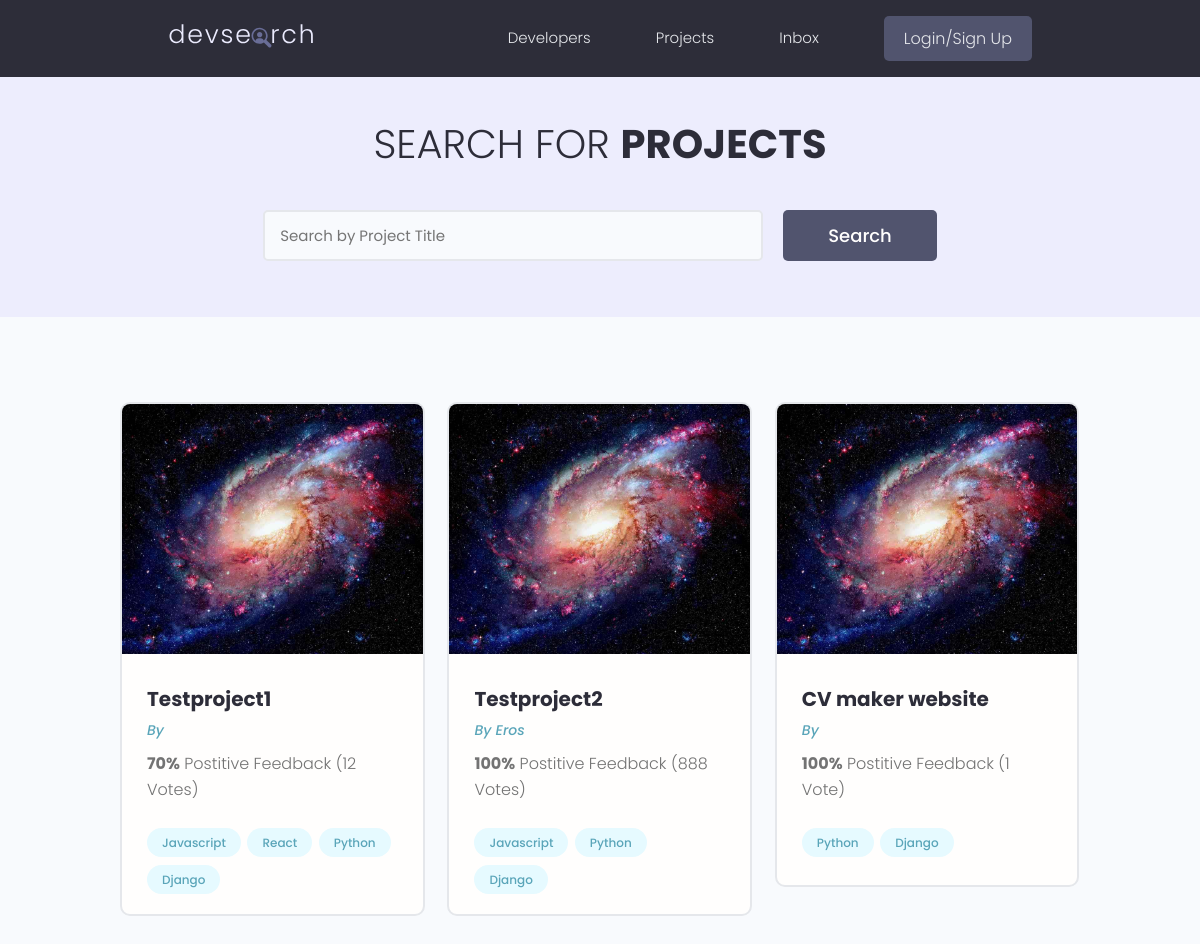
Page /projects/ on the earlier database version.
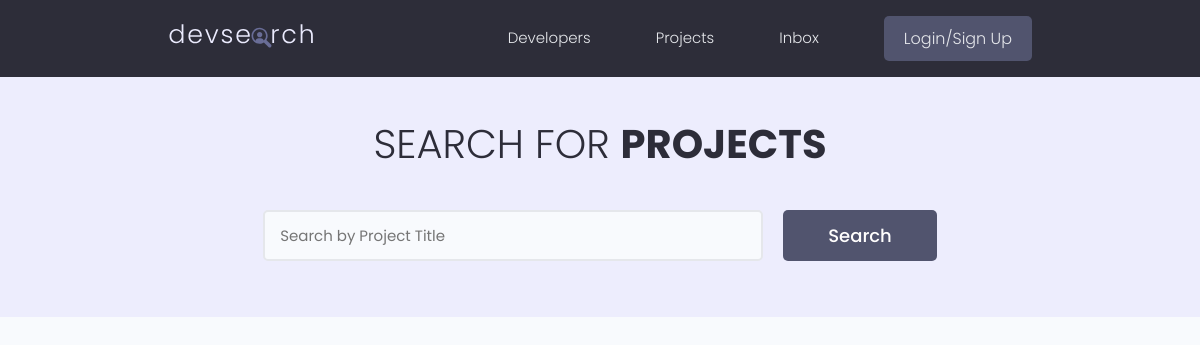
Same page on the later database version.
### projects/models.py (models this page shows, shortened)
class Project(models.Model):
    owner = models.ForeignKey(Profile, null=True, blank=True, on_delete=models.CASCADE)
    title = models.CharField(max_length=200)
    description = models.TextField(null=True, blank=True)
    featured_image = models.ImageField(
        default="default.jpg", null=True, blank=True)
    demo_link = models.CharField(max_length=2000, null=True, blank=True)
    source_field = models.CharField(max_length=2000, null=True, blank=True)
    tags = models.ManyToManyField('Tag', blank=True)
    vote_total = models.IntegerField(default=0, null=True, blank=True)
    vote_ratio = models.IntegerField(default=0, null=True, blank=True)
    created = models.DateTimeField(auto_now_add=True)
    id = UUIDField(default=uuid.uuid4, unique=True,
                    primary_key=True, editable=False)

class Tag(models.Model):
    name = models.CharField(max_length=500)
    created = models.DateTimeField(auto_now_add=True)
    id = UUIDField(default=uuid.uuid4, unique=True,
                    primary_key=True, editable=False)
    def __str__(self):
        return self.name

### users/models.py (models this page shows, shortened)
class Profile(models.Model):
    user = models.OneToOneField(User, on_delete=models.CASCADE, null=True, blank=True)
    name = models.CharField(max_length=200, blank=True, null=True)
    email = models.EmailField(max_length=500, blank=True, null=True)
    username = models.CharField(max_length=200, blank=True, null=True)
    location = models.CharField(max_length=200, blank=True, null=True)
    short_intro = models.CharField(max_length=200, blank=True, null=True)
    bio = models.TextField(blank=True, null=True)
    profile_image = models.ImageField(
        null=True, blank=True, upload_to='profiles', default="profiles/user-default.png")
    social_github = models.CharField(max_length=200, blank=True, null=True)
    social_twitter = models.CharField(max_length=200, blank=True, null=True)
    social_linkedin = models.CharField(max_length=200, blank=True, null=True)
    social_youtube = models.CharField(max_length=200, blank=True, null=True)
    social_website = models.CharField(max_length=200, blank=True, null=True)
    created = models.DateTimeField(auto_now_add=True)
    id = models.UUIDField(
        default=uuid.uuid4, unique=True, primary_key=True, editable=False)

### projects/views.py (the view)
# urls.py: path('projects/', include('projects.urls')),
def projects(request):
    projects = Project.objects.all()
    context = {'projects' : projects}
    return render(request, 'projects/projects.html', context)

### projects/templates/projects/projects.html (shortened to what this page needs)
{% extends 'main.html' %}
{% block content %}
<main class="projects">
    <section class="hero-section text-center">
      <div class="container container--narrow">
        <div class="hero-section__box">
          <h2>Search for <span>Projects</span></h2>
        </div>
        <div class="hero-section__search">
          <form class="form" action="#" method="get">
            <div class="form__field">
              <input class="input input--text" id="formInput#search" type="text" name="text"
                placeholder="Search by Project Title" />
            </div>
            <input class="btn btn--sub btn--lg" type="submit" value="Search" />
          </form>
        </div>
      </div>
    </section>
    <section class="projectsList">
      <div class="container">
        <div class="grid grid--three">
        {% for project in projects %}
          <div class="column">
            <div class="card project">
              <a href="{% url 'project' project.id %}" class="project">
                <img class="project__thumbnail" src="{{project.featured_image.url}}" alt="project thumbnail" />
                <div class="card__body">
                  <h3 class="project__title">{{project.title}}</h3>
                  <p><a class="project__author" href="{% url 'user-profile' project.owner.id %}">By {{project.owner.name}}</a></p>
                  <p class="project--rating">
                    <span style="font-weight: bold;">{{project.vote_ratio}}%</span> Postitive
                    Feedback ({{project.vote_total}} Vote{{project.vote_total|pluralize:"s"}})
                  </p>
                  <div class="project__tags">
                      {% for tag in project.tags.all %}
                    <span class="tag tag--pill tag--main">
                      <small>{{tag}}</small>
                    </span>
                    {% endfor %}
                  </div>
                </div>
              </a>
            </div>
          </div>
          {% endfor %}
        </div>
      </div>
    </section>
  </main>
{% endblock content %}

Differences in the rows shown:
removed Project: featured_image (picture), title "Testproject1", vote_ratio "70", vote_total "12"
no longer on this page (row unchanged): Tag: name "Javascript"
no longer on this page (row unchanged): Tag: name "React", shown under "Testproject1"
no longer on this page (row unchanged): Tag: name "Python"
no longer on this page (row unchanged): Tag: name "Django"
removed Project: featured_image (picture), title "Testproject2", owner.name "Eros", vote_ratio "100", vote_total "888"
removed Project: featured_image (picture), title "CV maker website", vote_ratio "100", vote_total "1"
